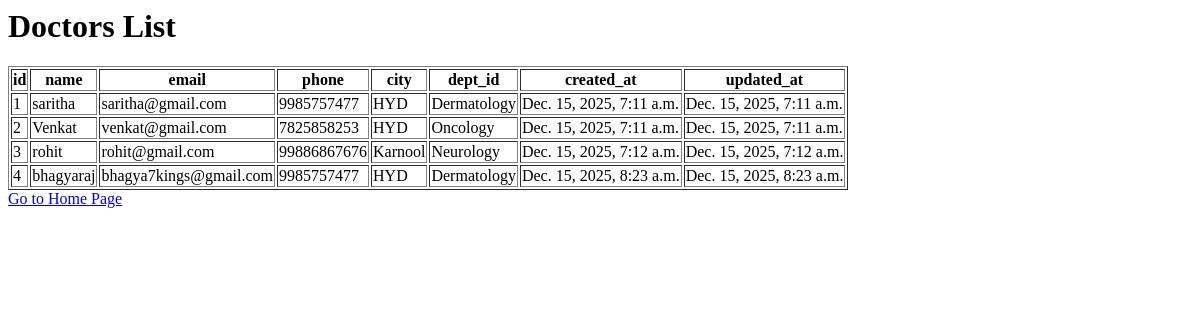
Page /doctors/list_doctors/ on the earlier database version.
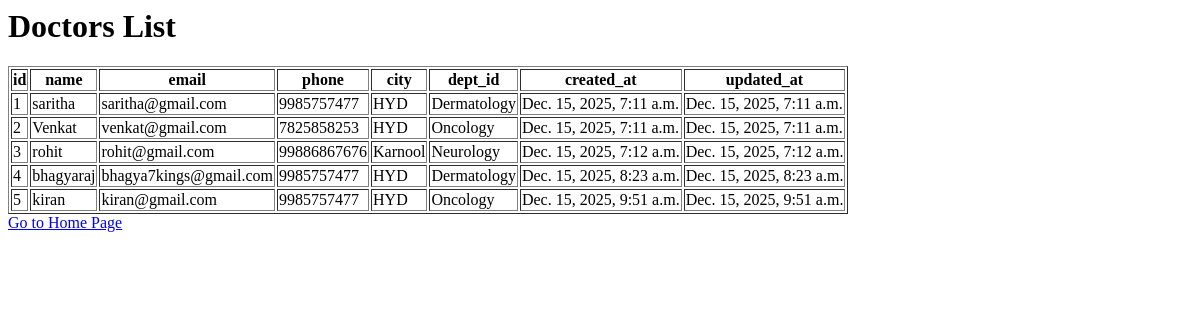
Same page on the later database version.
### apps/doctors/models.py (models this page shows, shortened)
class Doctor(models.Model):
    id = models.AutoField(primary_key=True)
    name = models.CharField(max_length=100, null=False)
    email = models.CharField(max_length=100, null=True)
    phone = models.IntegerField(null=True)
    city = models.CharField(max_length=50, null=True)
    dept_id = models.ForeignKey(Department, on_delete=models.SET_NULL, null=True)
    created_at = models.DateTimeField(auto_now_add=True)
    updated_at = models.DateTimeField(auto_now=True)

### apps/departments/models.py (models this page shows)
class Department(models.Model):
    dept_id = models.AutoField(primary_key=True)
    name = models.CharField(max_length=100, null=False, help_text='enter department')
    created_at = models.DateTimeField(auto_now_add=True)
    updated_at = models.DateTimeField(auto_now=True)
    def __str__(self):
        return self.name

### apps/doctors/views.py (the view)
# urls.py: path('list_doctors/', views.list_doctors, name='list-doctors'),
def list_doctors(request):
    data = Doctor.objects.all()
    return render(request, 'doctors/list_doctors.html', context={"doctors": data})

### apps/doctors/templates/doctors/list_doctors.html
<html>
<h1>Doctors List</h1>
<table border='1px'>
    <thead>
        <tr>
            <th>id</th>
            <th>name</th>
            <th>email</th>
            <th>phone</th>
            <th>city</th>
            <th>dept_id</th>
            <th>created_at</th>
            <th>updated_at</th>
        </tr>
    </thead>
    <tbody>
        {% for d in doctors %}
        <tr>
            <td>{{ d.id }}</td>
            <td>{{ d.name }}</td>
            <td>{{ d.email }}</td>
            <td>{{ d.phone }}</td>
            <td>{{ d.city }}</td>
            <td>{{ d.dept_id }}</td>
            <td>{{ d.created_at }}</td>
            <td>{{ d.updated_at }}</td>
        </tr>
        {% endfor %}
    </tbody>
</table>
     <a href="{% url 'home' %}">Go to Home Page</a><br><br>
</html>

Differences in the rows shown:
added Doctor: id "5", name "kiran", email "kiran@gmail.com", phone "9985757477", city "HYD", dept_id "Oncology", created_at "Dec. 15, 2025, 9:51 a.m.", updated_at "Dec. 15, 2025, 9:51 a.m."
